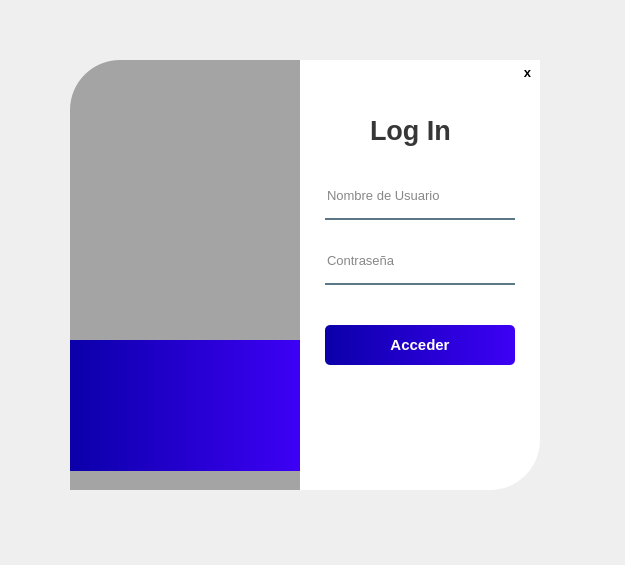
<?xml version="1.0" encoding="UTF-8"?>
<ui version="4.0">
 <class>LoginUI</class>
 <widget class="QWidget" name="LoginUI">
  <property name="geometry">
   <rect>
    <x>0</x>
    <y>0</y>
    <width>625</width>
    <height>565</height>
   </rect>
  </property>
  <property name="windowTitle">
   <string>Login - Hermes</string>
  </property>
  <property name="windowIcon">
   <iconset resource="../resources.qrc">
    <normaloff>:/images/static/logo-Hermes-icon.png</normaloff>:/images/static/logo-Hermes-icon.png</iconset>
  </property>
  <widget class="QWidget" name="widget" native="true">
   <property name="geometry">
    <rect>
     <x>30</x>
     <y>30</y>
     <width>550</width>
     <height>500</height>
    </rect>
   </property>
   <property name="styleSheet">
    <string notr="true">QPushButton#loginBtn{
	background-color:  #007bff;
	background: qlineargradient(spread:pad, x1:0, y1:0, x2:1, y2:0, stop:0 #0B00A9, stop:1 #3D00F5);
	color: white;
	border-radius: 5px
}
QPushButton#loginBtn:hover{
	background-color:  #068fff;
}
QPushButton#loginBtn:pressed{
	padding-left: 5px;
	padding-top: 5px;
	background-color: red;
}</string>
   </property>
   <widget class="QLabel" name="label">
    <property name="geometry">
     <rect>
      <x>40</x>
      <y>30</y>
      <width>280</width>
      <height>430</height>
     </rect>
    </property>
    <property name="styleSheet">
     <string notr="true">border-image: url(:/images/static/hermes_inventory.jpeg);
border-top-left-radius: 50px;
</string>
    </property>
    <property name="text">
     <string/>
    </property>
   </widget>
   <widget class="QLabel" name="label_2">
    <property name="geometry">
     <rect>
      <x>40</x>
      <y>30</y>
      <width>280</width>
      <height>430</height>
     </rect>
    </property>
    <property name="styleSheet">
     <string notr="true">background-color: rgba(0,0,0,80);
border-top-left-radius: 50px;
</string>
    </property>
    <property name="text">
     <string/>
    </property>
   </widget>
   <widget class="QLabel" name="label_3">
    <property name="geometry">
     <rect>
      <x>270</x>
      <y>30</y>
      <width>240</width>
      <height>430</height>
     </rect>
    </property>
    <property name="styleSheet">
     <string notr="true">background-color: white;
border-bottom-right-radius: 50px;</string>
    </property>
    <property name="text">
     <string/>
    </property>
   </widget>
   <widget class="QLabel" name="label_4">
    <property name="geometry">
     <rect>
      <x>340</x>
      <y>80</y>
      <width>100</width>
      <height>40</height>
     </rect>
    </property>
    <property name="font">
     <font>
      <pointsize>20</pointsize>
      <bold>true</bold>
     </font>
    </property>
    <property name="styleSheet">
     <string notr="true">color: rgba(0,0,0,200)</string>
    </property>
    <property name="text">
     <string>Log In</string>
    </property>
   </widget>
   <widget class="QLineEdit" name="usernameTxt">
    <property name="geometry">
     <rect>
      <x>295</x>
      <y>150</y>
      <width>190</width>
      <height>40</height>
     </rect>
    </property>
    <property name="font">
     <font>
      <pointsize>10</pointsize>
     </font>
    </property>
    <property name="styleSheet">
     <string notr="true">background-color: rgba(0,0,0,0);
border: none;
border-bottom: 2px solid rgba(46,82,101,200);
color: rgba(0,0,0,240);
padding-bottom: 7px;</string>
    </property>
    <property name="placeholderText">
     <string>Nombre de Usuario</string>
    </property>
   </widget>
   <widget class="QLineEdit" name="passwordTxt">
    <property name="geometry">
     <rect>
      <x>295</x>
      <y>215</y>
      <width>190</width>
      <height>40</height>
     </rect>
    </property>
    <property name="font">
     <font>
      <pointsize>10</pointsize>
     </font>
    </property>
    <property name="styleSheet">
     <string notr="true">background-color: rgba(0,0,0,0);
border: none;
border-bottom: 2px solid rgba(46,82,101,200);
color: rgba(0,0,0,240);
padding-bottom: 7px;</string>
    </property>
    <property name="echoMode">
     <enum>QLineEdit::EchoMode::Password</enum>
    </property>
    <property name="placeholderText">
     <string>Contraseña</string>
    </property>
   </widget>
   <widget class="QPushButton" name="loginBtn">
    <property name="geometry">
     <rect>
      <x>295</x>
      <y>295</y>
      <width>190</width>
      <height>40</height>
     </rect>
    </property>
    <property name="font">
     <font>
      <pointsize>11</pointsize>
      <bold>true</bold>
     </font>
    </property>
    <property name="cursor">
     <cursorShape>PointingHandCursor</cursorShape>
    </property>
    <property name="text">
     <string>Acceder</string>
    </property>
   </widget>
   <widget class="QPushButton" name="closeBtn">
    <property name="geometry">
     <rect>
      <x>485</x>
      <y>30</y>
      <width>25</width>
      <height>25</height>
     </rect>
    </property>
    <property name="font">
     <font>
      <pointsize>10</pointsize>
      <bold>true</bold>
     </font>
    </property>
    <property name="cursor">
     <cursorShape>PointingHandCursor</cursorShape>
    </property>
    <property name="styleSheet">
     <string notr="true">border: none;
</string>
    </property>
    <property name="text">
     <string>x</string>
    </property>
   </widget>
   <widget class="QLabel" name="label_6">
    <property name="geometry">
     <rect>
      <x>40</x>
      <y>310</y>
      <width>230</width>
      <height>131</height>
     </rect>
    </property>
    <property name="styleSheet">
     <string notr="true">background: qlineargradient(spread:pad, x1:0, y1:0, x2:1, y2:0, stop:0 #0B00A9, stop:1 #3D00F5);</string>
    </property>
    <property name="text">
     <string/>
    </property>
   </widget>
   <widget class="QLabel" name="logo_2">
    <property name="geometry">
     <rect>
      <x>80</x>
      <y>300</y>
      <width>150</width>
      <height>150</height>
     </rect>
    </property>
    <property name="styleSheet">
     <string notr="true">border-image: url(:/images/static/logo-Hermes-white-tranparent.png);</string>
    </property>
    <property name="text">
     <string/>
    </property>
   </widget>
  </widget>
 </widget>
 <resources>
  <include location="../resources.qrc"/>
 </resources>
 <connections/>
</ui>
